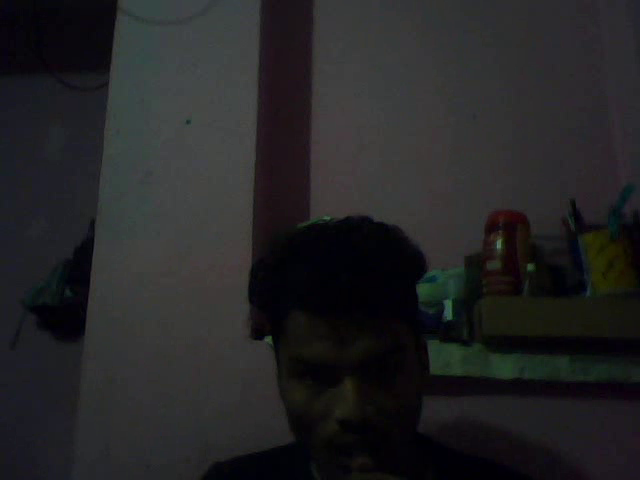
#> input picture frame 4 of ou.avi, 640 x 480 px, given in place of ki.mp4, which was not available
$ python 'draw on video.py'
#> lines starting #> are read from the running program, lines starting #| are printed output that depends on the picture
# draw on video in cv2
import cv2 as cp
import numpy as np
import datetime
cap=cp.VideoCapture('C:\\Users\\Death Empire\Documents\\Bandicam\\ki.mp4')
# print('width',cap.get(cp.CAP_PROP_FRAME_WIDTH))
# print('Height',cap.get(cp.CAP_PROP_FRAME_HEIGHT))
print('Width',cap.get(3))
print('Height',cap.get(4))
while(cap.isOpened()):
    ret,frame=cap.read()
#> frame is the input picture: shape (480, 640, 3); mean B, G, R 37.5, 36.2, 36.3
    if ret==True:
        font=cp.FONT_HERSHEY_COMPLEX_SMALL
        text='Height= '+str(cap.get(4))+'Width= '+str(cap.get(3))
        frame=cp.putText(frame,text,(10,70),font,1,(255,20,147),1,cp.LINE_AA)
        datee=('Date : '+str(datetime.datetime.now()))
        frame=cp.putText(frame,datee,(10,40),font,1,(255,20,147),1,cp.LINE_AA)
        frame = cp.rectangle(frame, (204, 220), (333, 333), (0, 255, 255), 3)
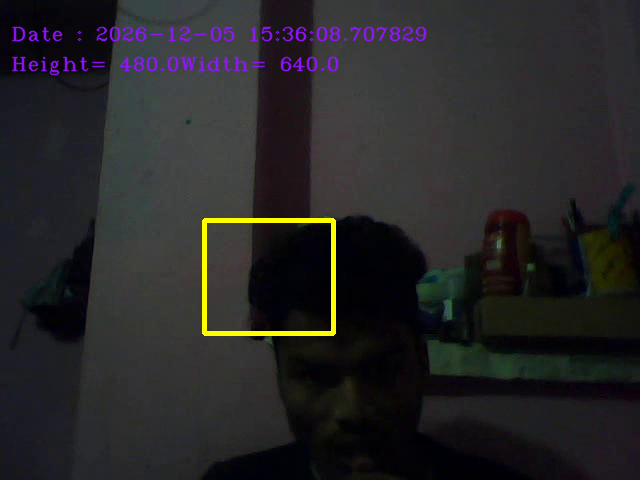
#> frame: shape (480, 640, 3); mean B, G, R 39.1, 37.7, 39
        cp.imshow('Video',frame)
        if cp.waitKey(40) & 0xFF==ord('q'):
#> (key q is pressed here)
            break
    else:
        break
cap.release()
cp.destroyAllWindows()

$ run again, starting later in the video
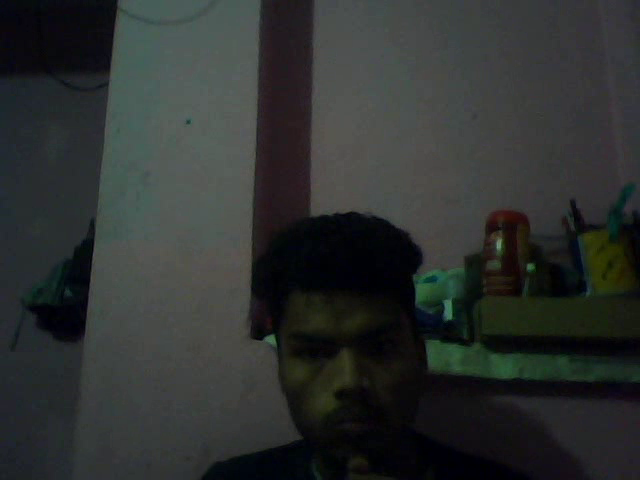
#> input picture frame 20 of ou.avi, 640 x 480 px, given in place of ki.mp4, which was not available
#> frame is the input picture: shape (480, 640, 3); mean B, G, R 47.9, 49.2, 45.9
#> `frame = cp.rectangle(frame, (204, 220), (333, 333), (0, 255, 255), 3)`:
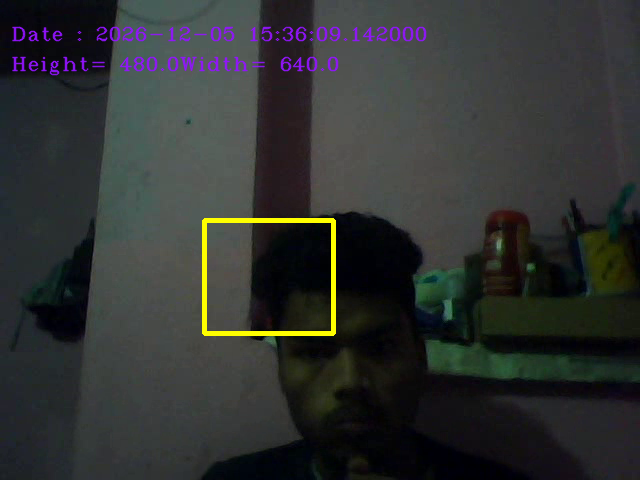
#> frame: shape (480, 640, 3); mean B, G, R 49.3, 50.5, 48.4

$ run again, starting later in the video
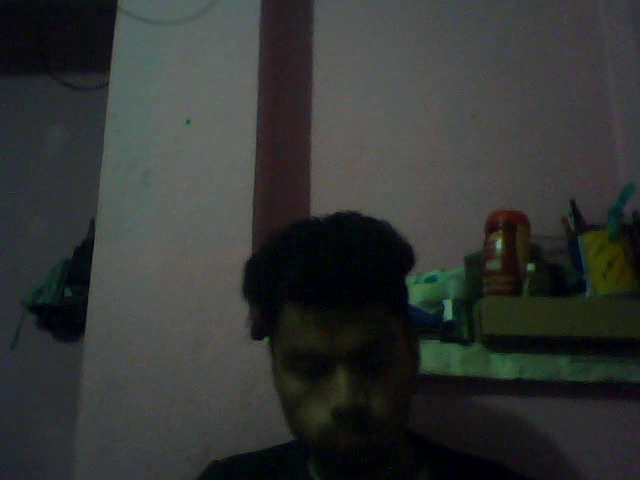
#> input picture frame 36 of ou.avi, 640 x 480 px, given in place of ki.mp4, which was not available
#> frame is the input picture: shape (480, 640, 3); mean B, G, R 52.9, 54.4, 51.9
#> `frame = cp.rectangle(frame, (204, 220), (333, 333), (0, 255, 255), 3)`:
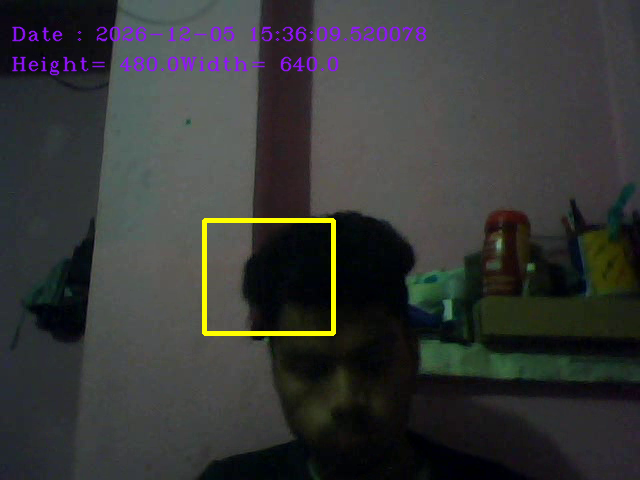
#> frame: shape (480, 640, 3); mean B, G, R 54.3, 55.6, 54.3
